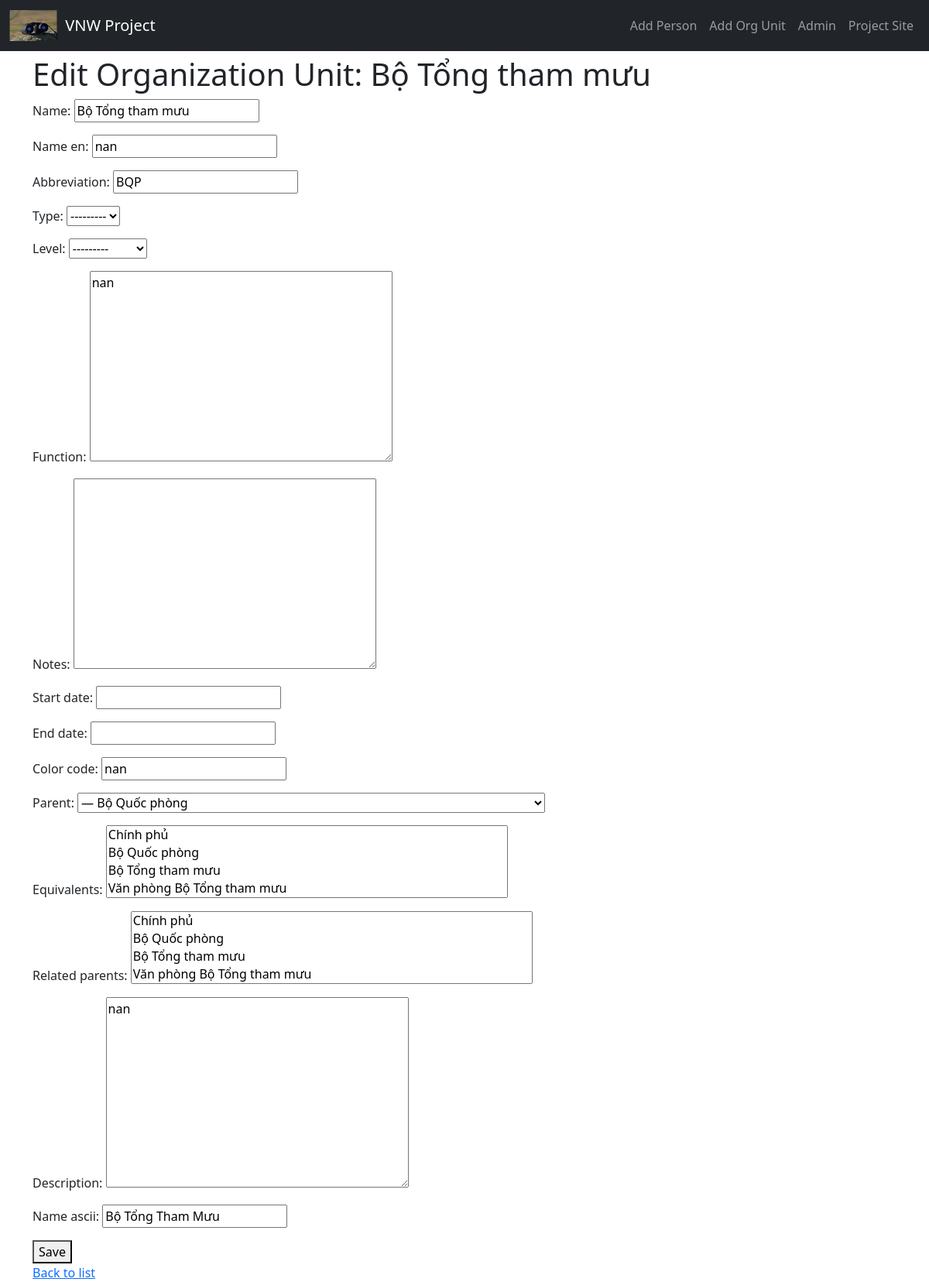
/organizations/edit/14/, run on the app's committed database.
### organizations/models.py (models this page shows, shortened)
class Organization(BaseEntity):
    CUSTOM_ID_PREFIX = "ORG"
    name = models.CharField(max_length=225)
    name_en = models.CharField(max_length=225, blank=True, null=True)
    abbreviation = models.CharField(max_length=50, blank=True, null=True)
    type = models.ForeignKey(
        'OrganizationType',
        on_delete=models.SET_NULL,
        null=True,
        blank=True
    )
    level = models.CharField(
        max_length=50,
        choices=[
            ('central', 'Central'),
            ('provincial', 'Provincial'),
            ('district', 'District'),
            ('commune', 'Commune')
        ],
        blank=True,
        null=True
    )
    function = models.TextField(blank=True, null=True)
    notes = models.TextField(blank=True, null=True)
    start_date = models.DateField(blank=True, null=True)
    end_date = models.DateField(blank=True, null=True)
    color_code = models.CharField(max_length=20, blank=True, null=True)
    parent = models.ForeignKey('self', related_name='children',
                               on_delete=models.CASCADE, null=True, blank=True)
    equivalents = models.ManyToManyField('self', symmetrical=True, blank=True)
    related_parents = models.ManyToManyField(
        'self',
        symmetrical=False,
        blank=True,
        related_name='related_children',
        through='OrganizationRelationship',
        through_fields=('to_org', 'from_org')
    )
    description = models.TextField(blank=True, null=True)
    normalized_name = models.CharField(max_length=255, editable=False, db_index=True, unique=True, null=True, blank=True)
    name_ascii = models.CharField(max_length=255, blank=True, null=True)
    class Meta:
        verbose_name = "Organization"
        verbose_name_plural = "Organizations"
    def __str__(self):
        return self.name

### organizations/views.py (the view)
# urls.py: path('edit/<int:unit_id>/', edit_organization_unit, name='edit_organization_unit'),
def edit_organization_unit(request, unit_id):
    unit = get_object_or_404(Organization, id=unit_id)
    if request.method == 'POST':
        form = OrganizationForm(request.POST, instance=unit)
        if form.is_valid():
            form.save()
            return redirect('organization_list')
    else:
        form = OrganizationForm(instance=unit)
    return render(request, 'organizations/edit_organization_unit.html', {'form': form, 'unit': unit})

### organizations/forms.py
class OrganizationForm(forms.ModelForm):
    class Meta:
        model = Organization
        exclude = ('custom_id',)
    def __init__(self, *args, **kwargs):
        super(OrganizationForm, self).__init__(*args, **kwargs)
        units = Organization.objects.all()
        def build_choices(units, parent=None, level=0):
            result = []
            for unit in units.filter(parent=parent).order_by('name'):
                prefix = '—' * level
                result.append((unit.id, f"{prefix} {unit.name}"))
                result += build_choices(units, parent=unit, level=level + 1)
            return result
        self.fields['parent'].queryset = units
        self.fields['parent'].label_from_instance = lambda obj: obj.name
        self.fields['parent'].choices = [('', '---------')] + build_choices(units)

### templates/organizations/edit_organization_unit.html (shortened to what this page needs)
{% extends "base.html" %}
{% block content %}
  <h1>Edit Organization Unit: {{ unit.name }}</h1>
  <form method="post">
    {{ form.as_p }}
    <button type="submit">Save</button>
  </form>
  <a href="{% url 'organization_list' %}">Back to list</a>
{% endblock %}

### templates/base.html (style rules this page uses)
body { padding-top: 4.5rem; }

### data on the page
Organization: name "Bộ Tổng tham mưu", name_en "nan", abbreviation "BQP", type "---------", level "---------", function "nan", color_code "nan", parent "— Bộ Quốc phòng", description "nan", name_ascii "Bộ Tổng Tham Mưu"
